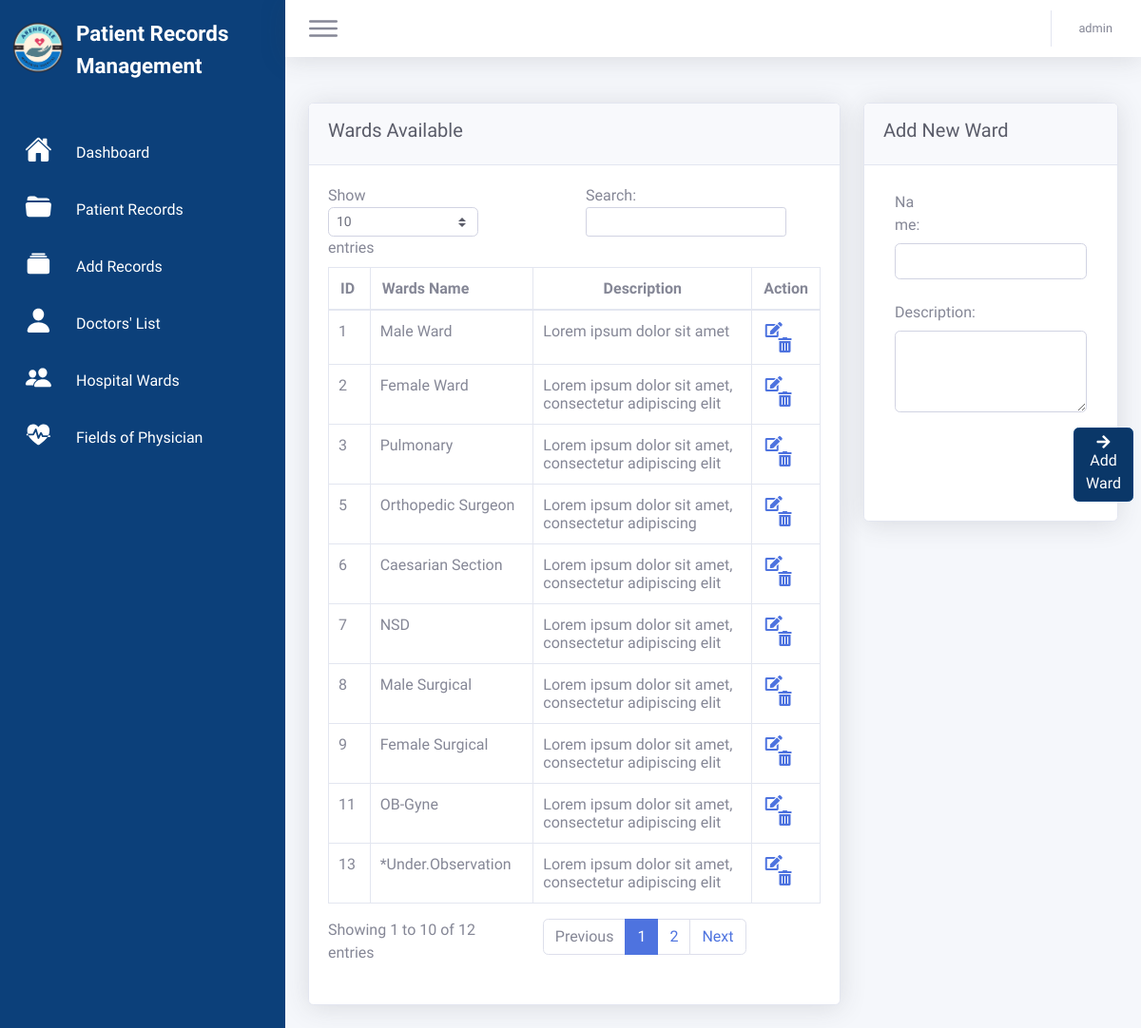
Page /hospitalWards.php (signed in) on the committed database.
### tables this page shows
CREATE TABLE `user` (
  `u_id` int(11) NOT NULL,
  `u_username` varchar(255) NOT NULL,
  `u_password` varchar(255) NOT NULL
);

CREATE TABLE `wards` (
  `w_id` int(11) NOT NULL,
  `w_name` varchar(255) NOT NULL,
  `w_description` varchar(255) NOT NULL
);

### mainBackend.php (called while the page is built, shortened)
<?php
Class Hardware {
    private $server = "mysql:host=localhost;dbname=patient_records_management";
	private $user = "root";
	private $pass = "";
	private $options = array(PDO::ATTR_ERRMODE => PDO::ERRMODE_EXCEPTION, PDO::ATTR_DEFAULT_FETCH_MODE => PDO::FETCH_ASSOC);
    public function openConnection(){
		try{
			$this->con = new PDO($this->server, $this->user, $this->pass, $this->options);
			return $this->con;
		}catch(PDOException $e) {
			echo "There is a problem in the connection: ". $e->getMessage();
		}
	}
    public function header_user(){
        if ($_SESSION['authentication']) {
            $activeUser = $_SESSION['id'];
            $connection = $this->openConnection();
            $sql = $connection->prepare("SELECT * FROM user WHERE u_id = '$activeUser'");
            $sql->execute();
            $userinfo = $sql->fetch();
            return $userinfo;
        } else {
			header ('location:index.php');
		}
	}
    public function hospitalWardsRecord(){
        $connection = $this->openConnection();
        $sql = $connection->prepare("SELECT * FROM wards ORDER BY w_id");
        $sql->execute();
        $doctorRecord = $sql->fetchAll();
        return $doctorRecord;
    }
}

### hospitalWards.php (the view, shortened to what this page needs)
<?php
  require_once "mainBackend.php";
  require_once('header.php');
  $outpatient = new Hardware();
  $hospitalWardsRecords = $outpatient->hospitalWardsRecord();
?>
<div class="container-fluid">
  <div class="row">
    <div class="col-xl-8 col-lg-8">
      <div class="card shadow mb-4">
        <div class="card-header py-3">
          <h5 class="mb-2 text-gray-800">Wards Available</h5>
        </div>
        <div class="card-body">
          <form method="POST" name="form" action="hospitalWards.php">
            <div class="table">
              <table id="dataTable" class="table table-bordered table-hover">
                <thead>
                  <tr>
                    <th>ID</th>
                    <th>Wards Name</th>
                    <th class='text-center'>Description</th>
                    <th class='text-center'>Action</th>
                  </tr>
                </thead>
                <tbody>
                  <?php if($hospitalWardsRecords){ $counter = 0; ?>
                    <?php foreach($hospitalWardsRecords as $record): $counter += 1;?>
                      <tr>
                        <td><?= $record['w_id'];?></td>
                        <td><?= $record['w_name'];?></td>
                        <td><?= $record['w_description'];?></td>
                        <td width="13%" class='text-center'>
                          <a href="hospitalWardsUpdate.php?w_id=<?=$record['w_id'];?>" class="mr-4" title="Update Record"
                            data-toggle="tooltip">
                            <i class="fa fa-edit"></i></a>
                          <div id="del" style="display: inline;">
                            <a href="#" onclick="$('.delete_id').val('<?=$record['w_id'];?>')" data-id="<?=$record['w_id'];?>"
                              data-toggle="modal" data-target="#delPatientRecordModal" title='Delete Record'
                              data-toggle='tooltip'>
                              <i class="fas fa-trash-alt"></i></a>
                          </div>
                        </td>
                      </tr>
                    <?php endforeach; ?>
                  <?php } ?>
                </tbody>
              </table>
            </div>
          </form>
        </div>
      </div>
    </div>
    <div class="col-xl-4 col-lg-4">
      <div class="card shadow mb-4">
        <div class="card-header py-3">
          <h5 class="mb-2 text-gray-800">Add New Ward </h5>
        </div>
        <div class="card-body">
          <form method="POST">
            <div class="form-group">
              <label class="col-sm-3 col-form-label">Name: </label>
              <div class="col-sm-12">
                <input type="text" name="w_name" class="form-control">
              </div>
            </div>
            <div class="form-group">
              <label class="col-sm-6 col-form-label">Description: </label>
              <div class="col-sm-12">
                <textarea class="form-control" name="w_description" rows="3"></textarea>
              </div>
            </div>
            <button style="margin-left:200px;" type="submit" class="btn btn-success btn-icon-split"
              name="addWards">
              <span class="icon text-white-100">
                <i class="fas fa-arrow-right"></i>
                Add Ward
              </span>
            </button>
          </form>
        </div>
      </div>
    </div>
  </div>

### header.php (shortened to what this page needs)
<?php
	require_once "mainBackend.php";
  $outpatient = new Hardware();
  $users = $outpatient->header_user();
?>
<!DOCTYPE html>
<html lang="en">
<head>
  <link href="assets/vendor/fontawesome-free/css/all.min.css" rel="stylesheet" type="text/css">
  <link href="assets/css/sb-admin-2.min.css" rel="stylesheet">
  <link rel="stylesheet" type="text/css" href="assets/loader.css">
  <link rel="stylesheet" type="text/css" href="assets/css/add.css">
  <link rel="stylesheet" type="text/css" href="assets/css/try.css">
</head>
<body id="page-top">
  <div id="container">
    <div class="navigation1">
      <ul>
        <li>
          <a href="#">
            <span class="icon"><img style="width:60px; margin-top:20px;" src="img/logo.png"></ion-icon></span>
            <span class="title1">Patient Records Management</span>
          </a>
        </li>
        <li>
          <a href="dashboard.php">
            <span class="icon">
              <ion-icon name="home"></ion-icon>
            </span>
            <span class="title">Dashboard</span>
          </a>
        </li>
        <li>
          <a href="patientRecords.php">
            <span class="icon">
              <ion-icon name="folder-open"></ion-icon>
            </span>
            <span class="title">Patient Records</span>
          </a>
        </li>
        <li>
          <a href="addRecords.php">
            <span class="icon">
              <ion-icon name="albums"></ion-icon>
            </span>
            <span class="title">Add Records</span>
          </a>
        </li>
        <li>
          <a href="doctorsList.php">
            <span class="icon">
              <ion-icon name="person"></ion-icon>
            </span>
            <span class="title">Doctors' List</span>
        </li>
        <li>
          <a href="hospitalWards.php">
            <span class="icon">
              <ion-icon name="people"></ion-icon>
            </span>
            <span class="title">Hospital Wards</span>
          </a>
        </li>
        <li>
          <a href="FieldsOfPhysicians.php">
            <span class="icon">
              <ion-icon name="fitness"></ion-icon>
            </span>
            <span class="title">Fields of Physician</span>
          </a>
        </li>
      </ul>
    </div>
    <div class="main1">
        <nav class="navbar navbar-expand navbar-light bg-white topbar mb-4 static-top shadow">
          <div class="toggle">
            <ion-icon name="menu-outline"></ion-icon>
          </div>
          <ul class="navbar-nav ml-auto">
            <li class="nav-item dropdown no-arrow">
              <a class="nav-link dropdown-toggle" href="#" id="userDropdown" role="button" data-toggle="dropdown"
                aria-haspopup="true" aria-expanded="false">
                <span class="mr-2 d-none d-lg-inline text-gray-600 small">
                  <?= $users['u_username'];?>
                </span>
              </a>
            </li>
          </ul>
        </nav>

### assets/css/add.css (style rules this page uses)
.btn-success { color: #fff; background-color: #0c407a !important; border-color: #0c407a !important; }

### assets/css/try.css (style rules this page uses)
* { margin: 0; padding: 0; box-sizing: border-box; font-family: 'Ubuntu', sans-serif; }
:root { --blue: #0C407A; --lightblue: #16c2d5; --white: #fff; --grey: #f5f5f5; --grey2: #F5F7FB; --black1: #222; --black2: #999; }
body { min-height: 100wh; overflow-x: hidden; }
.title1 { font-weight: 1000; font-size: 1.4em; color: var(--white); margin: 5px 10px; margin-top: 19px; }
.navigation1 { position: fixed; width: 300px; height: 100%; background: var(--blue); border-left: 10px solid var(--blue); transition: 0.5s; overflow: hidden; }
.navigation1 ul { position: absolute; top: 0; left: 0; width: 100%; }
.navigation1 ul li { position: relative; width: 100%; list-style: none; border-top-left-radius: 30px; border-bottom-left-radius: 30px; }
.navigation1 ul li:nth-child(1) { margin-bottom: 40px; pointer-events: none; }
.navigation1 ul li a { position: relative; display: block; width: 100%; display: flex; text-decoration: none; color: var(--white) }
.navigation1 ul li a .icon { position: relative; display: block; min-width: 60px; height: 60px; line-height: 70px; text-align: center; }
.navigation1 ul li a .icon ion-icon { font-size: 1.8em; margin-top: 12px; }
.navigation1 ul li a .title { position: relative; display: block; padding: 0 10px; height: 60 px; line-height: 60px; text-align: start; white-space: nowrap; }
.main1 { position: absolute; width: calc(100% - 300px); left: 300px; min-height: 100vh; background: var(--grey2); transition: 0.5s; }
.topbar { width: 100%; height: 60px; display: flex; justify-content: space-between; align-items: center; padding: 0 10px; box-shadow: 0 0 10px rgba(0,0,0,0.2); background: var(--white); }
.toggle { position: relative; width: 60px; height: 60px; display: flex; justify-content: center; align-items: center; font-size: 2.5em; cursor: pointer; }
td { padding-left: 10px !important; }

### rows in the picture
user: u_username "admin"
wards: w_id "1", w_name "Male Ward", w_description "Lorem ipsum dolor sit amet"
wards: w_id "2", w_name "Female Ward", w_description "Lorem ipsum dolor sit amet, consectetur adipiscing elit"
wards: w_id "3", w_name "Pulmonary", w_description "Lorem ipsum dolor sit amet, consectetur adipiscing elit"
wards: w_id "5", w_name "Orthopedic Surgeon", w_description "Lorem ipsum dolor sit amet, consectetur adipiscing"
wards: w_id "6", w_name "Caesarian Section", w_description "Lorem ipsum dolor sit amet, consectetur adipiscing elit"
wards: w_id "7", w_name "NSD", w_description "Lorem ipsum dolor sit amet, consectetur adipiscing elit"
wards: w_id "8", w_name "Male Surgical", w_description "Lorem ipsum dolor sit amet, consectetur adipiscing elit"
wards: w_id "9", w_name "Female Surgical", w_description "Lorem ipsum dolor sit amet, consectetur adipiscing elit"
wards: w_id "11", w_name "OB-Gyne", w_description "Lorem ipsum dolor sit amet, consectetur adipiscing elit"
wards: w_id "13", w_name "*Under.Observation", w_description "Lorem ipsum dolor sit amet, consectetur adipiscing elit"
